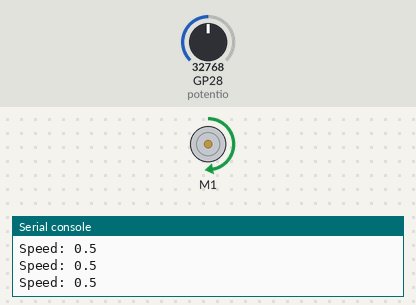
Recording of a program running on a simulated Raspberry Pi Pico running CircuitPython. On the bench: DC motor (green arrow = forward, orange = backward, longer = faster), the last lines printed to the serial console. Inputs (shaded band) come from the test bench; at power-on: GP28 (potentio) = 32768 (analog values on the 0–65535 scale).

Above: at 1.2 s.
1.3 s: GP28 (potentio) set to 45874
At 2.5 s:
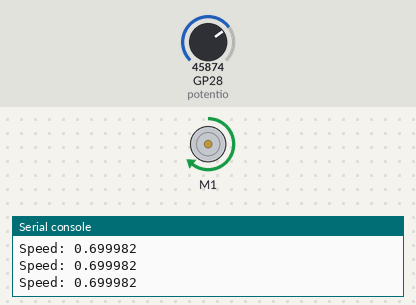
2.8 s: GP28 (potentio) set to 57670
At 3.8 s:
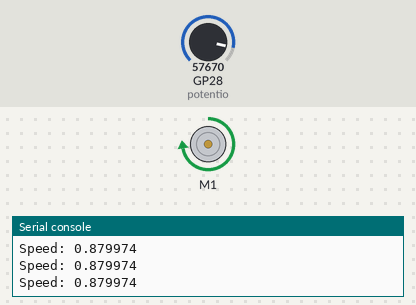
4.3 s: GP28 (potentio) set to 65535
At 5.2 s:
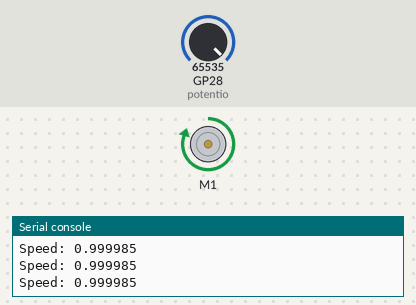
5.8 s: GP28 (potentio) set to 19660
At 6.4 s:
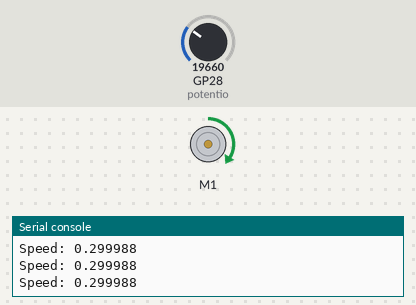
7.3 s: GP28 (potentio) set to 7864
At 7.8 s:
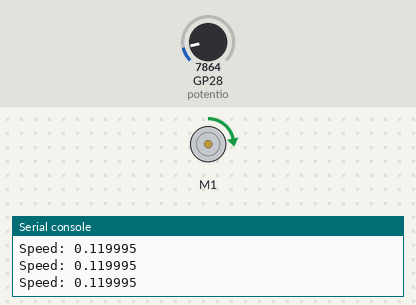
8.8 s: GP28 (potentio) set to 32767
At 9.1 s:
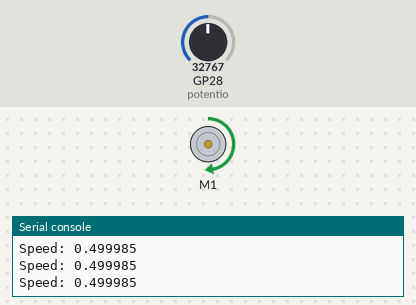
Timing chart, 0 to 11.3 s (numbered marks = the images above; inputs shaded):
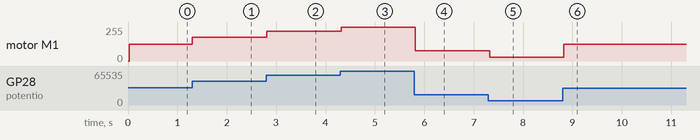

Measured:
- after the input at 1.3 s, motor M1: forward 127/255 → forward 178/255 at once
- after the input at 2.8 s, motor M1: forward 178/255 → forward 224/255 at once
- after the input at 4.3 s, motor M1: forward 224/255 → forward 254/255 at once
- after the input at 5.8 s, motor M1: forward 254/255 → forward 76/255 at once
- after the input at 7.3 s, motor M1: forward 76/255 → forward 30/255 at once
- after the input at 8.8 s, motor M1: forward 30/255 → forward 127/255 at once

The program:

MINI_ACTIVITY_DC_MOTOR_MODULE.py
```python
import board, time
from analogio import AnalogIn
from pwmio import PWMOut
from adafruit_motor import motor

PWM_M1A = PWMOut(board.GP10,frequency=10000)
PWM_M1B = PWMOut(board.GP11,frequency=10000)
motor = motor.DCMotor(PWM_M1A, PWM_M1B)

potentio = AnalogIn(board.GP28)

while True:
    speed = potentio.value / 65536
    motor.throttle = speed
    print("Speed:", speed)
    time.sleep(0.1)
```
